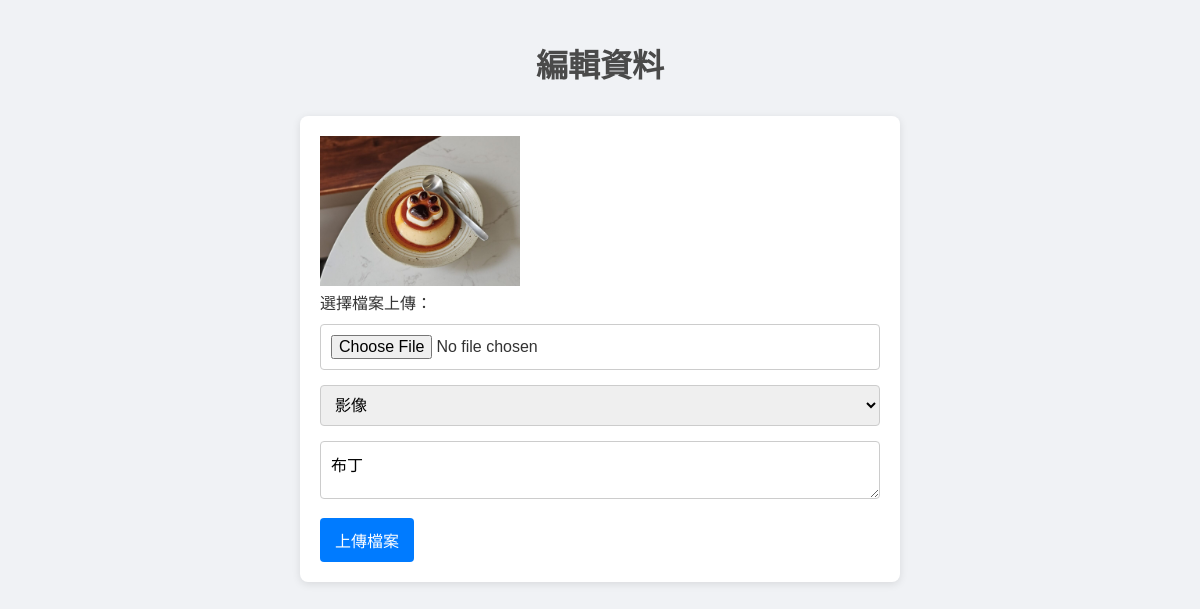
/edit_upload.php?id=3, run on the app's committed database.
### tables this page shows
CREATE TABLE `uploads` (
  `id` int(10) UNSIGNED NOT NULL,
  `type` varchar(16) NOT NULL,
  `name` text NOT NULL,
  `description` text NOT NULL,
  `created_at` timestamp NOT NULL DEFAULT current_timestamp()
);

### db.php (called while the page is built, shortened)
<?php
$dsn="mysql:host=localhost;dbname=files;charset=utf8";
$pdo=new PDO($dsn,'root','');
function find($table,$id){
    global $pdo;
    if(is_array($id)){
        $tmp=array2sql($id);
        $sql="SELECT * FROM $table WHERE ".join(" AND ",$tmp);
    }else{
        $sql="SELECT * FROM $table WHERE id='$id'";
    }
    return $pdo->query($sql)->fetch(PDO::FETCH_ASSOC);
}

### edit_upload.php (the view, shortened to what this page needs)
<!DOCTYPE html>
<html lang="en">
<head>
    <link rel="stylesheet" href="style.css">
</head>
<body>
 <h1 class="header">編輯資料</h1>
<?php
include_once "db.php";
    $row=find("uploads",$_GET['id']);
?>
<form action="save_upload.php" method="post" enctype="multipart/form-data">
<?php
switch ($row['type']) {
    case 'image':
        echo "<img src='./files/{$row['name']}' alt='檔案預覽' style='max-width:200px; max-height:200px;'>";
        break;
}
?>
    <label for="name">選擇檔案上傳：</label>
    <input type="file" name="name" id="name" required>
    <select name="type" id="type">
        <option value="image" <?=($row['type']=='image')?'selected':'';?>>影像</option>
    </select>
    <br>
    <textarea name="description" id="description"><?=$row['description'];?></textarea>
    <br>
    <button type="submit">上傳檔案</button>
</form>
</body>
</html>

### style.css (style rules this page uses)
* { font-family: "微軟正黑體",Arial, Helvetica, sans-serif; font-size:16px; padding:0; margin:0; list-style-type: none; box-sizing: border-box; text-decoration: none; }
.header { margin:10px auto; padding:10px; text-align: center; font-size:32px; }

### edit_upload.php (style rules this page uses)
body { font-family: Arial, sans-serif; background-color: #f0f2f5; color: #333; margin: 0; padding: 20px; }
.header { text-align: center; margin-bottom: 20px; color: #4a4a4a; }
form { max-width: 600px; margin: auto; background: #fff; padding: 20px; border-radius: 8px; box-shadow: 0 2px 8px rgba(0,0,0,0.1); }
label { display: block; margin-bottom: 10px; }
input[type="file"], select, textarea { width: 100%; padding: 10px; margin-bottom: 15px; border-radius: 4px; border: 1px solid #ccc; }
button { background-color: #007bff; color: white; border: none; padding: 10px 15px; border-radius: 4px; cursor: pointer; }

### data on the page
uploads: name (picture), type "影像", description "布丁"
